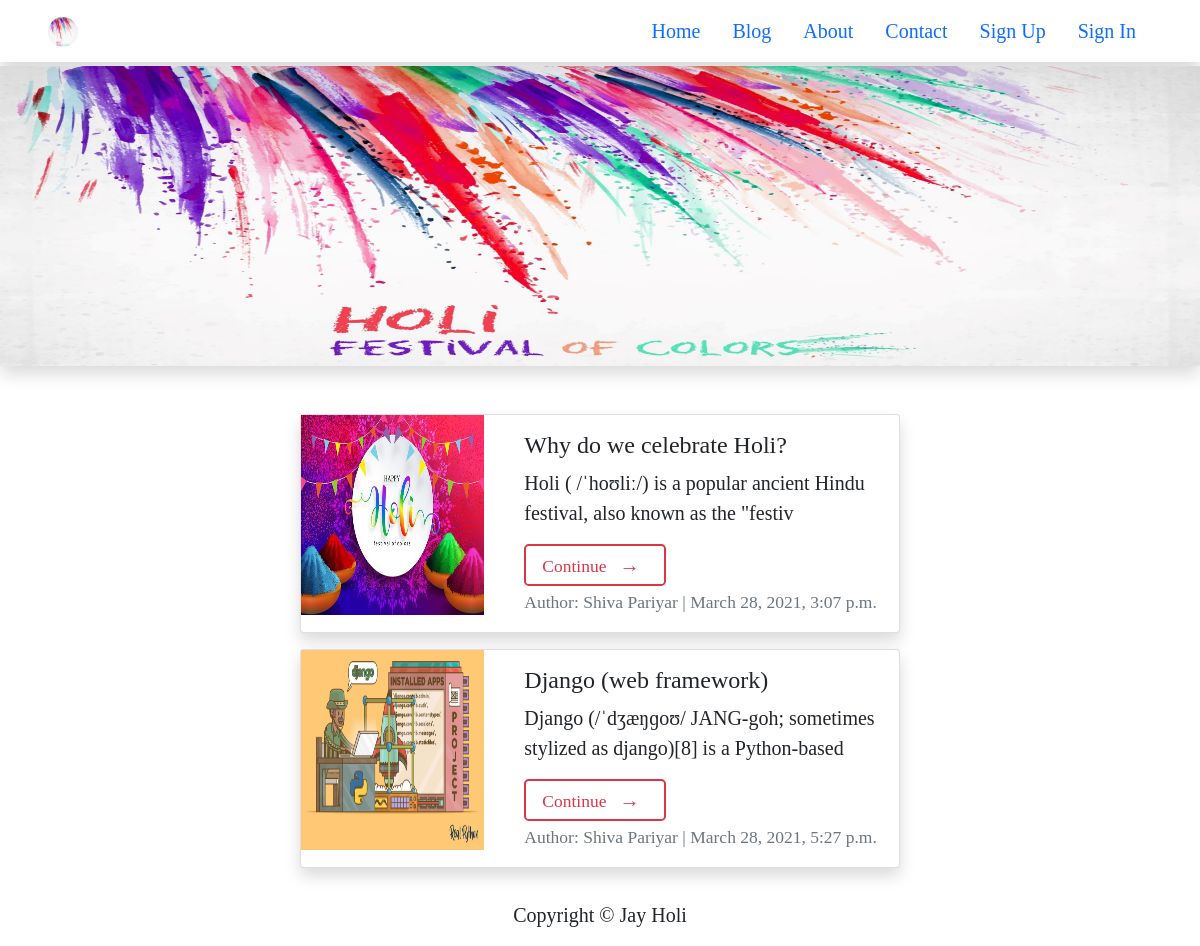
The page / on the database its author committed.
### blog/models.py (models this page shows)
class BlogPost(models.Model):
    title = models.CharField(max_length=200)
    content = models.TextField()
    photo = models.ImageField(upload_to='media')
    author = models.CharField(max_length=100)
    date = models.DateTimeField(auto_now_add=True)

### blog/views.py (the view)
# urls.py: path('', views.index, name='index'),
def index(request):
    blogs = BlogPost.objects.all()
    context = {
        'blogs': blogs,
    }
    return render(request, 'blog/index.html', context)

### blog/templates/blog/index.html (shortened to what this page needs)
{% extends 'blog/base.html' %}
{% load static %}
{% block content %}
    <div class="row mt-5">
        <div class="col-12">
            {% for blog in blogs %}
                <div class="card mb-3 shadow" style="max-width: 600px;">
                    <div class="row">
                        <div class="col-md-4">
                            <img class="w-100" src="{{ blog.photo.url }}" width="190px" height="200px" alt="...">
                        </div>
                        <div class="col-md-8">
                            <div class="card-body">
                                <h4 class="card-title">{{ blog.title }}</h4>
                                <p class="card-text">{{ blog.content|slice:":80"}}</p>
                                <a href="{% url 'fullposts' blog.id %}"
                                   class="btn btn-outline-danger btn-lg py-1 border-2"><small>Continue</small>
                                    <span class="mx-2">&#8594;</span></a>
                                <p class="card-text"><small class="text-muted">Author: {{ blog.author }}
                                    | {{ blog.date }}</small></p>
                            </div>
                        </div>
                    </div>
                </div>
            {% endfor %}
        </div>
    </div>
{% endblock content %}

### blog/static/blog/css/style.css (style rules this page uses)
body { font-family: 'Cormorant Garamond', serif; font-size: 20px; }

### rows shown on the page
BlogPost: photo (picture), title "Why do we celebrate Holi?", content "Holi ( /ˈhoʊliː/) is a popular ancient Hindu festival, also known as the \"festiv", author "Shiva Pariyar", date "March 28, 2021, 3:07 p.m."
BlogPost: photo (picture), title "Django (web framework)", content "Django (/ˈdʒæŋɡoʊ/ JANG-goh; sometimes stylized as django)[8] is a Python-based", author "Shiva Pariyar", date "March 28, 2021, 5:27 p.m."
